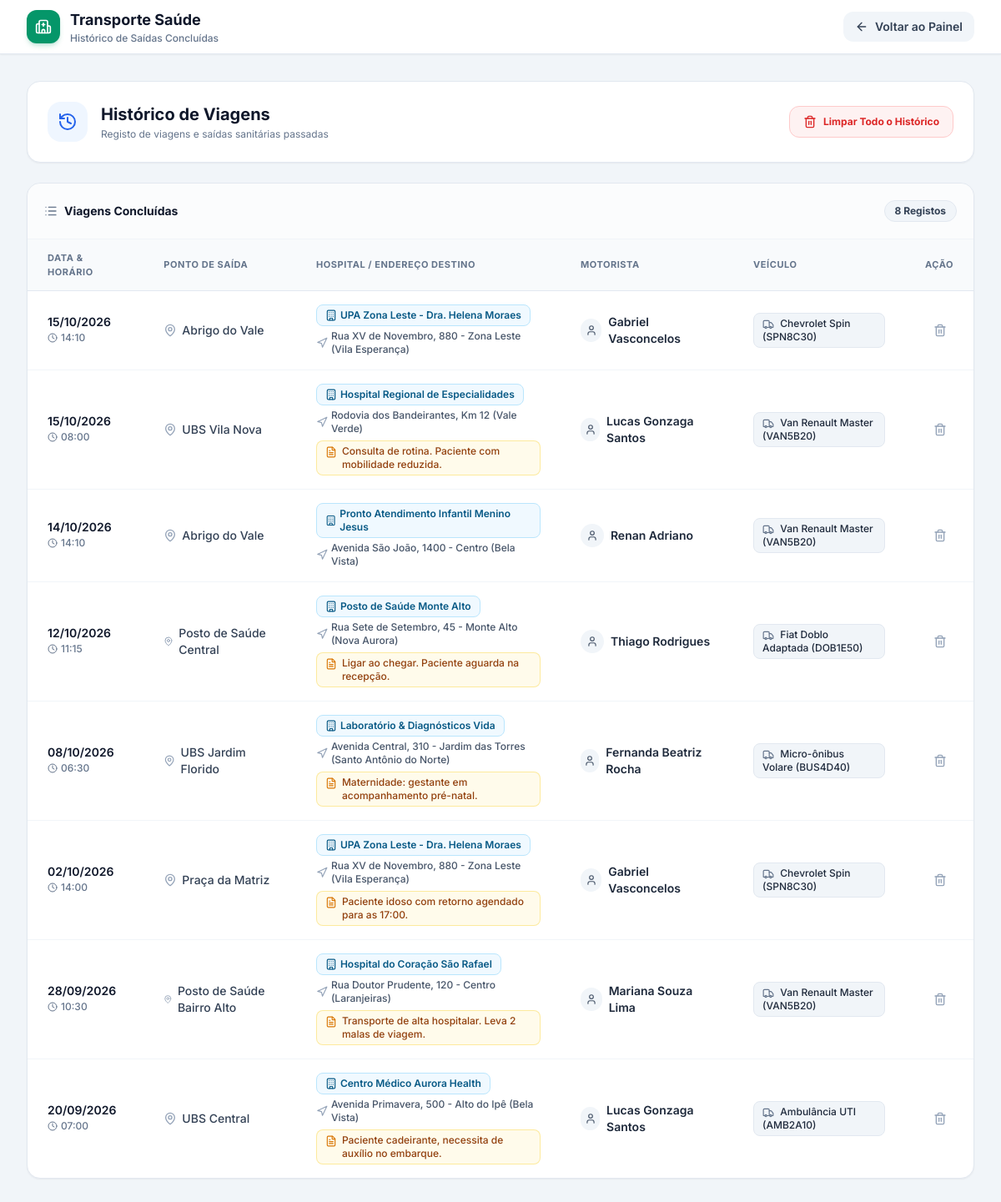
The page /historico on the database its author committed.
### tables this page shows
CREATE TABLE viagens (
  id INTEGER PRIMARY KEY,
  data DATE,
  hora_saida TIME,
  ponto TEXT,
  destino TEXT,
  motorista_id INTEGER NOT NULL,
  veiculo_id INTEGER NOT NULL,
  hospital_id INTEGER NOT NULL, observacao TEXT,

  FOREIGN KEY (hospital_id)
    REFERENCES hospitais(id)
    ON DELETE RESTRICT
    ON UPDATE CASCADE,

  FOREIGN KEY (motorista_id)
    REFERENCES motoristas(id)
    ON DELETE RESTRICT
    ON UPDATE CASCADE,

  FOREIGN KEY (veiculo_id)
    REFERENCES veiculos(id)
    ON DELETE RESTRICT
    ON UPDATE CASCADE
);

CREATE TABLE hospitais (
  id INTEGER PRIMARY KEY,
  codigo TEXT NOT NULL UNIQUE,
  nome TEXT NOT NULL,
  cidade TEXT NOT NULL,
  telefone TEXT,
  endereco TEXT,
  tipo TEXT
, ativo INTEGER DEFAULT 1);

CREATE TABLE motoristas (
  id INTEGER PRIMARY KEY,
  nome TEXT NOT NULL,
  cnh TEXT NOT NULL UNIQUE,
  categoria_cnh TEXT NOT NULL,
  telefone TEXT NOT NULL
, ativo INTEGER DEFAULT 1);

### app.py (the view)
@app.route('/historico')
def historico():
    conexao = get_db()
    cursor = conexao.cursor()
    viagens_concluidas = historico_viagens(cursor)
    conexao.close()
    return render_template('historico_viagens.html', viagens=viagens_concluidas)

### app.py (called while the page is built)
def get_db():
    conexao = sqlite3.connect(DATABASE)
    conexao.row_factory = sqlite3.Row
    conexao.execute("PRAGMA foreign_keys = ON")
    return conexao

### templates/historico_viagens.html (shortened to what this page needs)
<!DOCTYPE html>
<html lang="pt-BR">
<head>
    <script src="https://cdn.tailwindcss.com"></script>
</head>
<body class="bg-slate-100 text-slate-800 min-h-screen font-sans antialiased pb-12">
    <header class="bg-white border-b border-slate-200 sticky top-0 z-30 shadow-sm">
        <div class="max-w-7xl mx-auto px-4 sm:px-6 lg:px-8 h-16 flex items-center justify-between">
            <a href="/" class="flex items-center gap-3">
                <div class="w-10 h-10 rounded-xl bg-brand-600 text-white flex items-center justify-center shadow-md shadow-brand-600/20">
                    <i data-lucide="hospital" class="w-5 h-5"></i>
                </div>
                <div>
                    <h1 class="font-bold text-slate-900 text-base sm:text-lg leading-tight">Transporte Saúde</h1>
                    <p class="text-xs text-slate-500 font-medium">Histórico de Saídas Concluídas</p>
                </div>
            </a>
            <div class="flex items-center gap-2">
                <a href="/" class="inline-flex items-center gap-2 bg-slate-100 hover:bg-slate-200 text-slate-700 text-xs sm:text-sm font-semibold px-3.5 py-2 rounded-xl transition-all">
                    <i data-lucide="arrow-left" class="w-4 h-4"></i>
                    <span>Voltar ao Painel</span>
                </a>
            </div>
        </div>
    </header>
    <main class="max-w-7xl mx-auto px-4 sm:px-6 lg:px-8 pt-8 space-y-6">
        <div class="flex flex-col sm:flex-row sm:items-center justify-between gap-4 bg-white p-6 rounded-2xl border border-slate-200 shadow-sm">
            <div class="flex items-center gap-4">
                <div class="w-12 h-12 rounded-2xl bg-blue-50 text-blue-600 flex items-center justify-center shrink-0">
                    <i data-lucide="history" class="w-6 h-6"></i>
                </div>
                <div>
                    <h2 class="text-xl font-bold text-slate-900">Histórico de Viagens</h2>
                    <p class="text-xs text-slate-500 mt-0.5">Registo de viagens e saídas sanitárias passadas</p>
                </div>
            </div>
            {% if viagens %}
            <div>
                <button type="button" onclick="openClearModal()" class="w-full sm:w-auto inline-flex items-center justify-center gap-2 bg-red-50 hover:bg-red-100 text-red-600 font-bold px-4 py-2.5 rounded-xl border border-red-200 transition-all text-xs active:scale-95">
                    <i data-lucide="trash-2" class="w-4 h-4"></i>
                    Limpar Todo o Histórico
                </button>
            </div>
            {% endif %}
        </div>
        <div class="bg-white rounded-2xl shadow-sm border border-slate-200 overflow-hidden">
            <div class="p-5 border-b border-slate-100 bg-slate-50/50 flex items-center justify-between">
                <div class="flex items-center gap-2">
                    <i data-lucide="list" class="w-4 h-4 text-slate-500"></i>
                    <h3 class="text-sm font-bold text-slate-900">Viagens Concluídas</h3>
                </div>
                <span class="inline-flex items-center gap-1.5 bg-slate-100 text-slate-700 px-3 py-1 rounded-full text-xs font-bold border border-slate-200">
                    {{ viagens|length }} Registos
                </span>
            </div>
            <div class="overflow-x-auto">
                <table class="w-full text-left border-collapse">
                    <thead>
                        <tr class="bg-slate-50 border-b border-slate-200 text-[11px] font-bold text-slate-500 uppercase tracking-wider">
                            <th class="py-3.5 px-6">Data & Horário</th>
                            <th class="py-3.5 px-6">Ponto de Saída</th>
                            <th class="py-3.5 px-6">Hospital / Endereço Destino</th>
                            <th class="py-3.5 px-6">Motorista</th>
                            <th class="py-3.5 px-6">Veículo</th>
                            <th class="py-3.5 px-6 text-right">Ação</th>
                        </tr>
                    </thead>
                    <tbody class="divide-y divide-slate-100 text-sm">
                        {% if viagens %}
                            {% for v in viagens %}
                                {% set v_id = v['id'] if (v is mapping and 'id' in v) else (v.id if v.id is defined else v[0]) %}
                                {% set v_data = v['data'] if (v is mapping and 'data' in v) else (v.data if v.data is defined else v[1]) %}
                                {% set v_hora = v['hora_saida'] if (v is mapping and 'hora_saida' in v) else (v.hora_saida if v.hora_saida is defined else v[2]) %}
                                {% set v_ponto = v['ponto'] if (v is mapping and 'ponto' in v) else (v.ponto if v.ponto is defined else v[3]) %}
                                {% set v_destino = v['destino'] if (v is mapping and 'destino' in v) else (v.destino if v.destino is defined else v[4]) %}
                                {% set v_obs = v['observacao'] if (v is mapping and 'observacao' in v) else (v.observacao if v.observacao is defined else '') %}
                                {% set v_motorista = v['motorista'] if (v is mapping and 'motorista' in v and v['motorista']) else (v['nome'] if (v is mapping and 'nome' in v and v['nome']) else (v.motorista if (v.motorista is defined and v.motorista) else (v.nome if (v.nome is defined and v.nome) else ''))) %}
                                {% set v_veiculo = v['veiculo'] if (v is mapping and 'veiculo' in v and v['veiculo']) else (v['placa'] if (v is mapping and 'placa' in v and v['placa']) else (v.veiculo if (v.veiculo is defined and v.veiculo) else (v.placa if (v.placa is defined and v.placa) else ''))) %}
                                {% set v_hospital = v['hospital'] if (v is mapping and 'hospital' in v) else (v.hospital if v.hospital is defined else '') %}
                                {% set v_h_endereco = v['hospital_endereco'] if (v is mapping and 'hospital_endereco' in v) else (v.hospital_endereco if v.hospital_endereco is defined else '') %}
                                {% set v_h_cidade = v['hospital_cidade'] if (v is mapping and 'hospital_cidade' in v) else (v.hospital_cidade if v.hospital_cidade is defined else '') %}
                                <tr class="hover:bg-slate-50/80 transition-colors">
                                    <td class="py-4 px-6">
                                        <div class="font-semibold text-slate-900">
                                            {% if v_data and '-' in v_data %}
                                                {% set d = v_data.split('-') %}
                                                {{ d[2] }}/{{ d[1] }}/{{ d[0] }}
                                            {% else %}
                                                {{ v_data }}
                                            {% endif %}
                                        </div>
                                        <span class="inline-flex items-center gap-1 text-xs text-slate-500 font-medium">
                                            <i data-lucide="clock" class="w-3 h-3"></i> {{ v_hora }}
                                        </span>
                                    </td>
                                    <td class="py-4 px-6 text-slate-700 font-medium">
                                        <div class="flex items-center gap-1.5">
                                            <i data-lucide="map-pin" class="w-4 h-4 text-slate-400"></i>
                                            <span>{{ v_ponto }}</span>
                                        </div>
                                    </td>
                                    <td class="py-4 px-6">
                                        {% if v_hospital %}
                                            <span class="inline-flex items-center gap-1 bg-sky-50 text-sky-800 border border-sky-200 px-2.5 py-1 rounded-lg text-xs font-semibold mb-1">
                                                <i data-lucide="building" class="w-3.5 h-3.5"></i>
                                                {{ v_hospital }}
                                            </span>
                                        {% endif %}
                                        <div class="text-xs text-slate-600 font-medium flex items-center gap-1">
                                            <i data-lucide="navigation" class="w-3.5 h-3.5 text-slate-400 shrink-0"></i>
                                            <span>
                                                {% if v_h_endereco and v_h_cidade %}
                                                    {{ v_h_endereco }} ({{ v_h_cidade }})
                                                {% else %}
                                                    {{ v_destino }}
                                                {% endif %}
                                            </span>
                                        </div>
                                        {% if v_obs %}
                                            <div class="mt-1.5 inline-flex items-start gap-1.5 bg-amber-50 text-amber-800 border border-amber-200/80 px-2.5 py-1 rounded-lg text-xs font-medium">
                                                <i data-lucide="file-text" class="w-3.5 h-3.5 text-amber-600 mt-0.5 shrink-0"></i>
                                                <span>{{ v_obs }}</span>
                                            </div>
                                        {% endif %}
                                    </td>
                                    <td class="py-4 px-6">
                                        {% if v_motorista %}
                                            <div class="flex items-center gap-2 text-slate-800 font-semibold">
                                                <div class="w-7 h-7 rounded-full bg-slate-100 text-slate-600 flex items-center justify-center text-xs">
                                                    <i data-lucide="user" class="w-3.5 h-3.5"></i>
                                                </div>
                                                <span>{{ v_motorista }}</span>
                                            </div>
                                        {% else %}
                                            <span class="text-xs text-slate-400 italic">Não atribuído</span>
                                        {% endif %}
                                    </td>
                                    <td class="py-4 px-6">
                                        {% if v_veiculo %}
                                            <span class="inline-block bg-slate-100 text-slate-800 border border-slate-200 font-medium text-xs px-2.5 py-1 rounded-lg">
                                                <i data-lucide="truck" class="w-3.5 h-3.5 inline mr-1 text-slate-500"></i>
                                                {{ v_veiculo }}
                                            </span>
                                        {% else %}
                                            <span class="text-xs text-slate-400 italic">Não atribuído</span>
                                        {% endif %}
                                    </td>
                                    <td class="py-4 px-6 text-right">
                                        <button type="button" onclick="openDeleteModal('/deletar-viagem/{{ v_id }}', 'esta viagem')"
                                            class="p-2 text-slate-400 hover:text-red-600 hover:bg-red-50 rounded-xl transition-all" title="Excluir Viagem do Histórico">
                                            <i data-lucide="trash-2" class="w-4 h-4"></i>
                                        </button>
                                    </td>
                                </tr>
                            {% endfor %}
                        {% endif %}
                    </tbody>
                </table>
            </div>
        </div>
    </main>
</body>
</html>

### rows shown on the page
viagens: d "15", d "10", d "2026", hora_saida "14:10", ponto "Abrigo do Vale", v_veiculo "Chevrolet Spin (SPN8C30)"
hospitais: nome "UPA Zona Leste - Dra. Helena Moraes", endereco "Rua XV de Novembro, 880 - Zona Leste", cidade "Vila Esperança"
motoristas: nome "Gabriel Vasconcelos"
viagens: d "15", d "10", d "2026", hora_saida "08:00", ponto "UBS Vila Nova", observacao "Consulta de rotina. Paciente com mobilidade reduzida.", v_veiculo "Van Renault Master (VAN5B20)"
hospitais: nome "Hospital Regional de Especialidades", endereco "Rodovia dos Bandeirantes, Km 12", cidade "Vale Verde"
motoristas: nome "Lucas Gonzaga Santos"
viagens: d "14", d "10", d "2026", hora_saida "14:10", ponto "Abrigo do Vale", v_veiculo "Van Renault Master (VAN5B20)"
hospitais: nome "Pronto Atendimento Infantil Menino Jesus", endereco "Avenida São João, 1400 - Centro", cidade "Bela Vista"
motoristas: nome "Renan Adriano"
viagens: d "12", d "10", d "2026", hora_saida "11:15", ponto "Posto de Saúde Central", observacao "Ligar ao chegar. Paciente aguarda na recepção.", v_veiculo "Fiat Doblo Adaptada (DOB1E50)"
hospitais: nome "Posto de Saúde Monte Alto", endereco "Rua Sete de Setembro, 45 - Monte Alto", cidade "Nova Aurora"
motoristas: nome "Thiago Rodrigues"
viagens: d "08", d "10", d "2026", hora_saida "06:30", ponto "UBS Jardim Florido", observacao "Maternidade: gestante em acompanhamento pré-natal.", v_veiculo "Micro-ônibus Volare (BUS4D40)"
hospitais: nome "Laboratório & Diagnósticos Vida", endereco "Avenida Central, 310 - Jardim das Torres", cidade "Santo Antônio do Norte"
motoristas: nome "Fernanda Beatriz Rocha"
viagens: d "02", d "10", d "2026", hora_saida "14:00", ponto "Praça da Matriz", observacao "Paciente idoso com retorno agendado para as 17:00.", v_veiculo "Chevrolet Spin (SPN8C30)"
viagens: d "28", d "09", d "2026", hora_saida "10:30", ponto "Posto de Saúde Bairro Alto", observacao "Transporte de alta hospitalar. Leva 2 malas de viagem.", v_veiculo "Van Renault Master (VAN5B20)"
hospitais: nome "Hospital do Coração São Rafael", endereco "Rua Doutor Prudente, 120 - Centro", cidade "Laranjeiras"
motoristas: nome "Mariana Souza Lima"
viagens: d "20", d "09", d "2026", hora_saida "07:00", ponto "UBS Central", observacao "Paciente cadeirante, necessita de auxílio no embarque.", v_veiculo "Ambulância UTI (AMB2A10)"
hospitais: nome "Centro Médico Aurora Health", endereco "Avenida Primavera, 500 - Alto do Ipê", cidade "Bela Vista"

### other values the page prints
{{ viagens|length }} "8"
